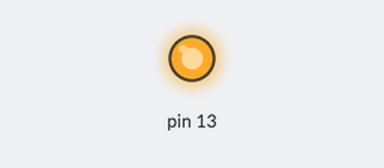
The sketch below on a simulated Arduino Uno, built with avr-gcc and run on an emulated ATmega328P. Parts: output pins drawn as LEDs (lit = HIGH).

Above: at 0.2 s.
At 13.0 s:
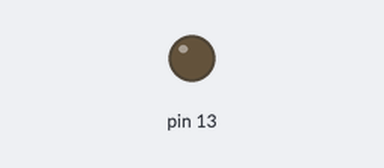
Timing chart, 0 to 13.7 s (numbered marks = the images above):
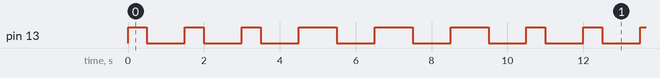

Measured:
- by itself, pin 13: repeats every 10.5 s: 2 × (LOW 1.0 s, HIGH 0.50 s), 3 × (LOW 1.0 s, HIGH 1.0 s), LOW 1.0 s, HIGH 0.50 s
- by itself, everything shown: repeats every 10.5 s, in 12 steps

The sketch:

morse.ino
```cpp
// the setup function runs once when you press reset or power the board
void setup() {
  // initialize digital pin 13 as an output.
  pinMode(13, OUTPUT);
}
// the loop function runs over and over again forever
void loop() {
  dot();
  dot();
  dot();
  dash();
  dash();
  dash();
}
void dot(){
  digitalWrite(13, HIGH);
  delay(500);
  digitalWrite(13, LOW);
  delay(1000);
}
void dash(){
  digitalWrite(13, HIGH);
  delay(1000);
  digitalWrite(13, LOW);
  delay(1000);
}
```
